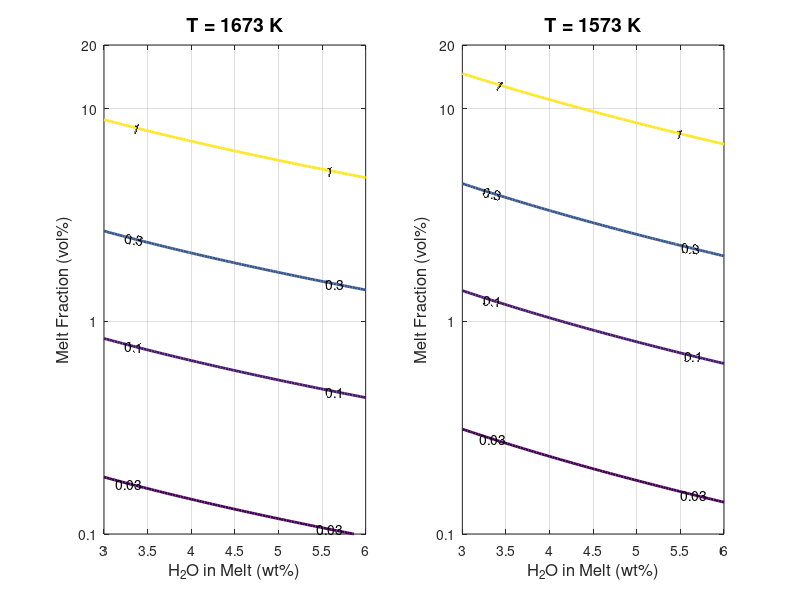

MATLAB code for this plot:
function Niu_cmp_2011_fig9()
    % 复现Niu 2011图9的部分熔融地幔电导率等值线图
    
    % 参数设置
    T_values = [1673, 1573];  % 温度 (K)
    sigma_solid = 0.01;       % 固体地幔电导率 (S/m)
    D = 0.006;                % 水在固-熔体间的分配系数
    
    % 定义网格
    water_content = linspace(3, 6, 100);    % 熔体水含量 3-6 wt%
    melt_fraction = linspace(0.1, 20, 100); % 熔体分数 0.1-20%
    
    % 目标电导率等值线
    target_sigma = [1, 0.3, 0.1, 0.03];  % S/m
    
    % 创建图形
    figure('Position', [100, 100, 800, 400]);
    
    for t_idx = 1:length(T_values)
        T = T_values(t_idx);
        
        % 计算电导率矩阵和对应的地幔源区总水含量
        sigma_bulk = zeros(length(melt_fraction), length(water_content));
        C0_matrix = zeros(length(melt_fraction), length(water_content));
        
        for i = 1:length(melt_fraction)
            F2 = melt_fraction(i) / 100;  % 转换为分数
            F1 = 1 - F2;                  % 固体分数
            
            for j = 1:length(water_content)
                w = water_content(j);     % 熔体水含量 (wt%)
                
                % 计算地幔源区总水含量
                C0 = w * (D + F2 * (1 - D));
                C0_matrix(i,j) = C0;
                
                % 计算熔体电导率
                sigma_melt = calculate_melt_conductivity(w, T);
                
                % HS+ 整体电导率模型
                if F2 > 0 && F2 < 1
                    delta_sigma = sigma_melt - sigma_solid;
                    denominator = 3*sigma_melt - F2*delta_sigma;
                    
                    if denominator ~= 0
                        sigma_bulk(i,j) = sigma_melt * (1 - (3*F1*delta_sigma)/denominator);
                    else
                        sigma_bulk(i,j) = sigma_solid;
                    end
                else
                    sigma_bulk(i,j) = sigma_melt;
                end
            end
        end
        
        % 调试信息
        fprintf('T = %d K: sigma_bulk range = %.4f to %.4f S/m\n', T, min(sigma_bulk(:)), max(sigma_bulk(:)));
        fprintf('T = %d K: C0 range = %.4f to %.4f wt%%\n', T, min(C0_matrix(:)), max(C0_matrix(:)));
        
        % 绘制等值线图
        subplot(1,2,t_idx);
        [C, h] = contour(water_content, melt_fraction, sigma_bulk, target_sigma, 'LineWidth', 2);
        clabel(C, h);
        
        % 设置图形属性
        xlabel('H_2O in Melt (wt%)', 'FontSize', 12);
        ylabel('Melt Fraction (vol%)', 'FontSize', 12);
        title(sprintf('T = %d K', T), 'FontSize', 14);
        
        grid on;
        set(gca, 'YScale', 'log');
        yticks([0.1, 1, 10, 20]);
        yticklabels({'0.1', '1', '10', '20'});
        xlim([3, 6]);
        ylim([0.1, 20]);
    end
    
    % 分析地幔源区总水含量
    analyze_mantle_water_content();
end

function sigma_melt = calculate_melt_conductivity(w, T)
    % 根据Niu 2011论文中的VFT公式计算熔体电导率
    % log σ = 2.172 - (860.82 - 204.46√w) / (T - 1146.8)
    
    numerator = 860.82 - 204.46 * sqrt(w);
    denominator = T - 1146.8;
    log_sigma = 2.172 - (numerator / denominator);
    sigma_melt = 10^log_sigma;
end

function analyze_mantle_water_content()
    % 分析地幔源区总水含量
    fprintf('\n=== 地幔源区总水含量分析 ===\n\n');
    
    D = 0.006;  % 分配系数
    
    % 典型熔体水含量和熔体分数范围
    melt_water_contents = [3, 4, 5, 6];  % wt%
    melt_fractions = [0.1, 1, 5, 10, 20];  % %
    
    fprintf('%-12s %-12s %-15s\n', '熔体水含量', '熔体分数', '地幔源区总水含量');
    fprintf('%-12s %-12s %-15s\n', '(wt%)', '(vol%)', '(wt%)');
    fprintf('%-12s %-12s %-15s\n', '---------', '---------', '---------------');
    
    for w = melt_water_contents
        for F = melt_fractions
            F2 = F / 100;
            % 计算地幔源区总水含量: w = C0 / [D + F2(1 - D)]
            C0 = w * (D + F2 * (1 - D));
            fprintf('%-12.1f %-12.1f %-15.4f\n', w, F, C0);
        end
        fprintf('\n');
    end
    
    % 分析特定电导率条件下的地幔水含量
    fprintf('\n=== 特定电导率条件下的地幔水含量分析 ===\n\n');
    
    T_values = [1573, 1673];
    target_sigma = [1, 0.3, 0.1, 0.03];
    sigma_solid = 0.01;    
    for T = T_values
        fprintf('温度: %d K\n', T);
        fprintf('%-10s %-12s %-15s %-15s\n', 'σ_target', 'H2O_in_melt', 'Melt_Fraction', 'C0_mantle');
        fprintf('%-10s %-12s %-15s %-15s\n', '(S/m)', '(wt%)', '(vol%)', '(wt%)');
        fprintf('%-10s %-12s %-15s %-15s\n', '--------', '----------', '------------', '----------');
        
        for sigma_target = target_sigma
            % 对于每个熔体水含量，找到达到目标电导率所需的熔体分数
            water_contents = [3, 4, 5, 6];
            
            for w = water_contents
                % 搜索熔体分数
                F2_range = linspace(0.001, 0.2, 1000);
                sigma_calc = zeros(size(F2_range));
                
                for i = 1:length(F2_range)
                    F2 = F2_range(i);
                    sigma_melt = calculate_melt_conductivity(w, T);
                    
                    % HS+ 模型
                    if F2 > 0 && F2 < 1
                        F1 = 1 - F2;
                        delta_sigma = sigma_melt - sigma_solid;
                        denominator = 3*sigma_melt - F2*delta_sigma;
                        if denominator ~= 0
                            sigma_calc(i) = sigma_melt * (1 - (3*F1*delta_sigma)/denominator);
                        else
                            sigma_calc(i) = sigma_solid;
                        end
                    else
                        sigma_calc(i) = sigma_melt;
                    end
                end
                
                % 找到最接近目标电导率的熔体分数
                [~, idx] = min(abs(sigma_calc - sigma_target));
                F2_required = F2_range(idx);
                F_percent = F2_required * 100;
                
                % 计算对应的地幔源区总水含量
                C0_mantle = w * (D + F2_required * (1 - D));
                
                fprintf('%-10.2f %-12.1f %-15.2f %-15.4f\n', ...
                    sigma_target, w, F_percent, C0_mantle);
            end
            fprintf('\n');
        end
        fprintf('----------------------------------------\n\n');
    end
end